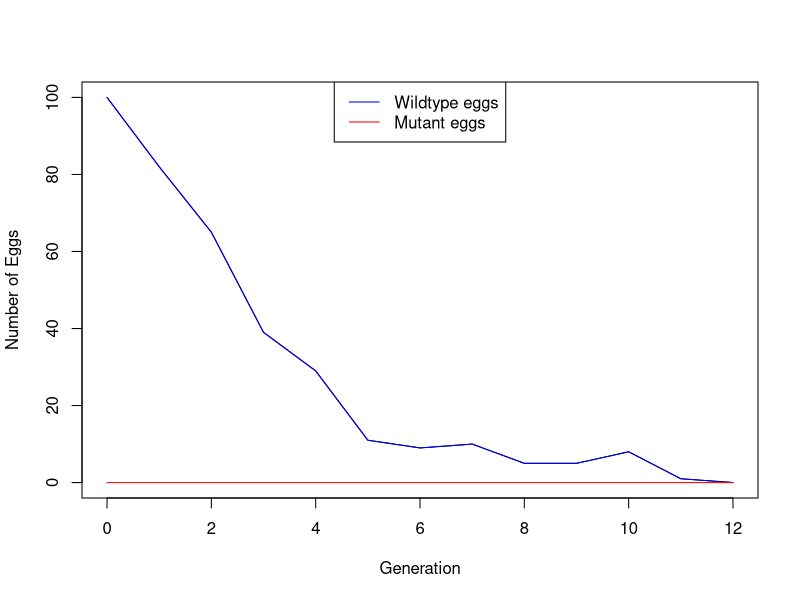
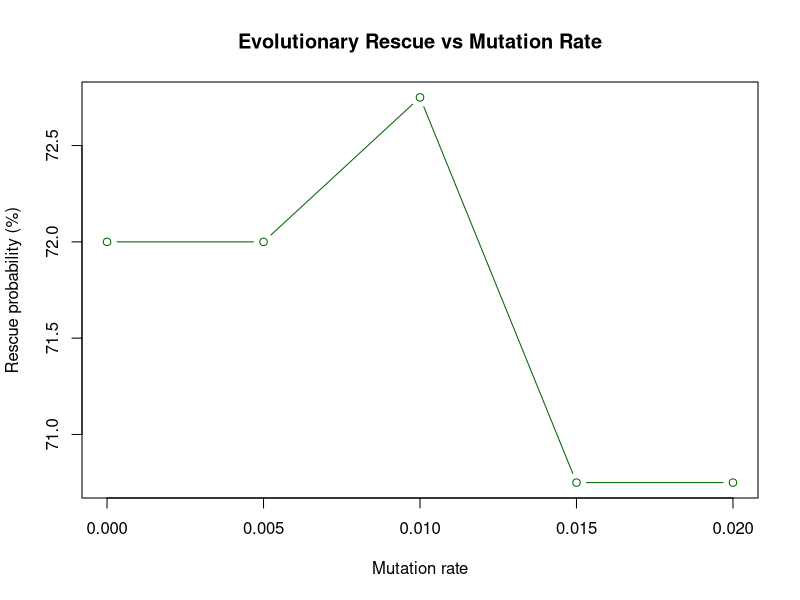
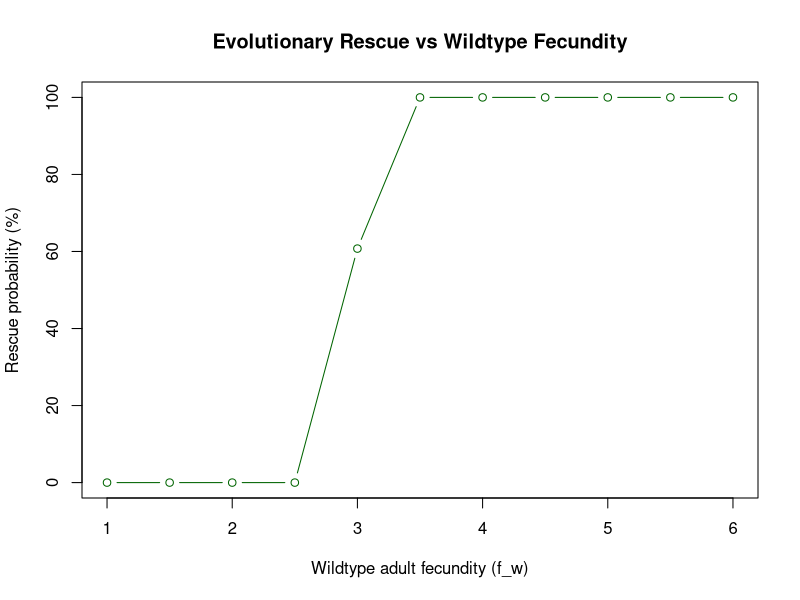
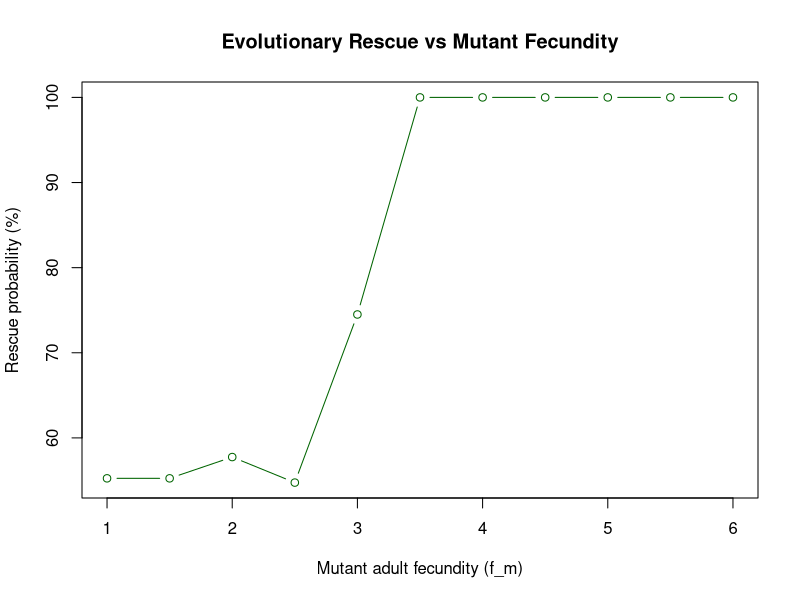
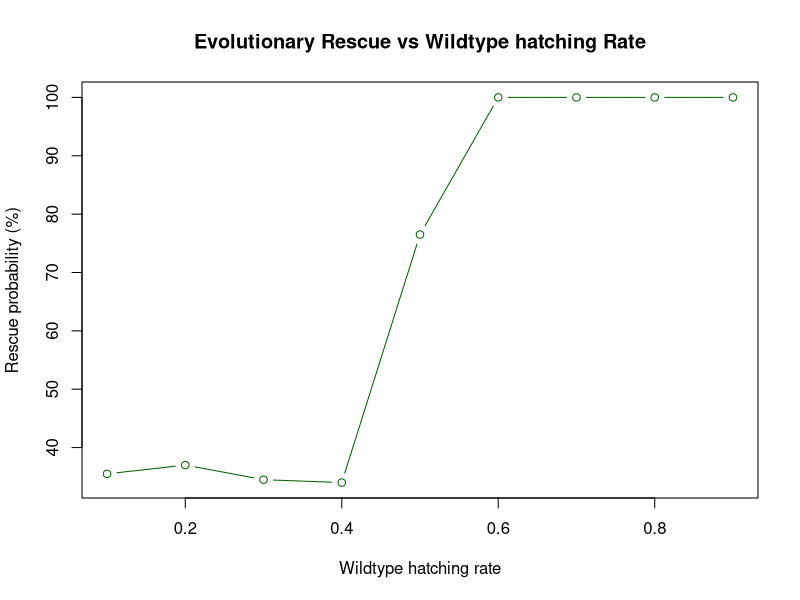
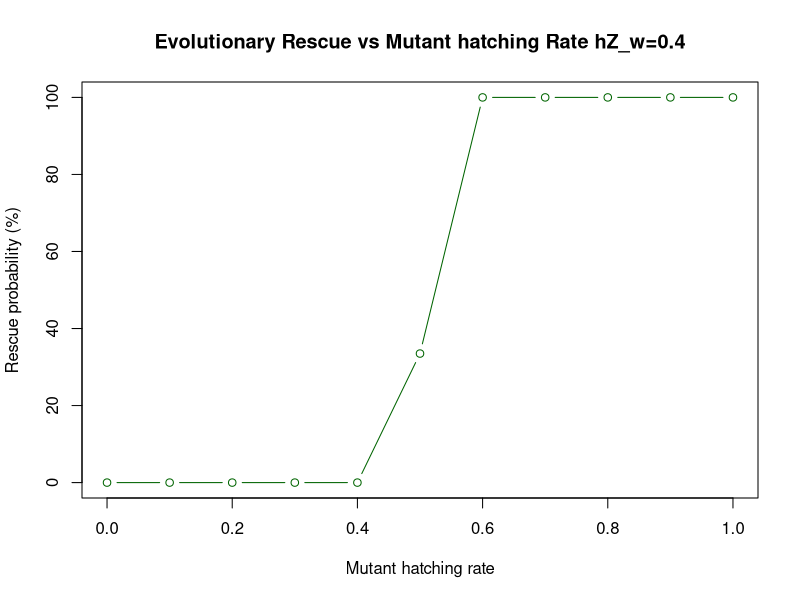

Reproduce these figures in R, in order. (Note: a time limit stopped this script after it produced the figures.)
## ---- chunk 1
# Simulating one generation:
simulate_one_gen_ls <- function(Z_w, Z_m, f_w, f_m, hZ_w, hZ_m, pZ_w, pZ_m, mut_rate) {

   # we assume that the number of individuals (eggs) is recorded in spring, before eggs hatch and adults reproduce 
  
   # after winter, adults hatch from eggs with hatching rate between 0 and 1

   newAdults_w <- rbinom(1, Z_w,  hZ_w)

   newAdults_m <- rbinom(1, Z_m,  hZ_m)

   # adults produce eggs with fecundity rate f (number of offspring produced per adult)

   newEggs_w <- rpois(1, newAdults_w * f_w)

   newEggs_m <- rpois(1, newAdults_m * f_m)

   # draw new mutants according to Poisson distribution

   mut_w_to_m <- rpois(1, newEggs_w * mut_rate)
   
   # ensure do not mutate more eggs than exist
   
   if (mut_w_to_m > newEggs_w) mut_w_to_m <- newEggs_w
   
   # calculating next generation with no negative number
   
   Z_w_test <- max(Z_w - newAdults_w + newEggs_w - mut_w_to_m, 0)
   Z_m_test <- max(Z_m - newAdults_m + newEggs_m + mut_w_to_m, 0)
   
   # determine new population sizes of eggs, taking into account mortality during winter

   Z_w_new <- rbinom(1, Z_w_test, pZ_w)
   Z_m_new <- rbinom(1, Z_m_test, pZ_m)
   
   return(c(Z_w_new, Z_m_new))
 }

 # Printing the function with desired parameters
print(simulate_one_gen_ls(Z_w=1000, Z_m=0, f_w=2, f_m=2.5, hZ_w=0.5, hZ_m=0.5, pZ_w=0.1, pZ_m=0.1, mut_rate=0.1))

## ---- chunk 2

# Creating function to simulate a population during a time period
simulate_pop <- function(Z_init_w, Z_init_m, f_w, f_m, hZ_w, hZ_m, pZ_w, pZ_m, mut_rate, t_max) {
  # Create the vector in which to save the results
  pop_vector <- c(Z_init_w, Z_init_m)
  # initiate the variables
  pop_new <- c(Z_init_w, Z_init_m)
  
  # run the simulation until generation t_max
  for (i in 1:(t_max+1)) {
    # redefine the current population one generation later
    pop_new <- simulate_one_gen_ls(Z_w = pop_new[1], Z_m = pop_new[2], f_w, f_m, hZ_w, hZ_m, pZ_w, pZ_m, mut_rate)
    # add the new population sizes to the output vector
    pop_vector <- rbind(pop_vector,pop_new)
    # condition to stop the simulation before t_max: either the population exceeds 1.5 times the original population size, or it goes extinct
    if (is.na(pop_new[1]) | is.na(pop_new[2])) break
    if (pop_new[1]+pop_new[2]>=100*(Z_init_w+ Z_init_m) | pop_new[1]+pop_new[2]==0) break
  }
  
  # define the row and column names of the output vector
 # rownames(pop_vector) <- (0:t_max)[1:length(pop_vector[,1])] # note that the vector has to be cut if the simulation stopped early
  colnames(pop_vector) <- c("w","m")
  # return the result
  return(pop_vector)	
}


# Test the function and plot the result
# set t_max to a value to be used throughout
max_gen <- 200
# create your simulation data
output <- simulate_pop(Z_init_w = 100, Z_init_m = 0, f_w = 3, f_m = 3, hZ_w = 0.4, hZ_m = 0.5, pZ_w = 0.4, pZ_m = 0.5, mut_rate = 0.001,t_max = max_gen)
# show the last few lines of the data table
print(tail(output))
# plot the output - note that the plot range and the x axis have to be adjusted based on the length of the table
# determine x axis range 
x_range <- 0:(length(output[,1])-1)
# this plots the total population size
plot(x_range,output[,1]+output[,2],type='l',ylim=c(0,max(output[,1]+output[,2])),xlab = "Generation",ylab = "Number of Eggs")
# add number of wild type individuals
lines(x_range,output[,1], col="blue")
# add number of mutant individuals
lines(x_range,output[,2], col="red")
legend("top", legend = c("Wildtype eggs", "Mutant eggs"), 
       col = c("blue", "red"), lty = 1)


## ---- chunk 3

num_rounds <- 100
extinct_count <- 0
rescue_count <- 0


for (i in 1:num_rounds) {
  
  Z_init_w <- 100
  Z_init_m <- 50
  
  round_gen <- simulate_pop(Z_init_w = 100, Z_init_m = 50, f_w = 3, f_m = 3, 
                            hZ_w = 0.5, hZ_m = 0.5, pZ_w = 0.5, pZ_m = 0.5, 
                            mut_rate = 0.02,t_max = max_gen)
  
  total_pop <- round_gen[dim(round_gen)[1],1] + round_gen[dim(round_gen)[1],2]

  
   if (total_pop == 0) {
     extinct_count <- extinct_count + 1
   }

   else if (total_pop > (Z_init_w + Z_init_m)){
     rescue_count <- rescue_count + 1
   }

  prob_rescue <- rescue_count/num_rounds*100
  prob_extinct <- extinct_count/num_rounds*100
  
}
prob_rescue
## ---- chunk 4

num_rounds <- 400
mut_rates <- seq(0, 0.02, by = 0.005)

    
    # creating a data frame to keep all output
    
    results <- data.frame(mut_rate=numeric(), rescue_prob=numeric(), extinct_prob=numeric(), rescue_by_w=numeric(), rescue_by_m=numeric())
    freq_df <- data.frame(array(NA, dim =c(0,3), dimnames = list(c(), c("mutation_rate", "wildtype", "mutant"))))
 
    # for (i in 1:num_rounds)   
  for (mut in mut_rates) {
  
  extinct_count <- 0
  rescue_count <- 0
  
  for (i in 1:num_rounds){
   
  
    sim <- simulate_pop(Z_init_w = 100, Z_init_m = 50, f_w = 3, f_m = 3,
                            hZ_w = 0.5, hZ_m = 0.5, pZ_w = 0.5, pZ_m = 0.5,
                            mut_rate = mut_rates,t_max = max_gen)
    
    total_pop <- sum(tail(sim, 1))
  
  
    if (total_pop == 0){ 
        extinct_count <- extinct_count + 1
    }
    else{
      rescue_count <- rescue_count + 1
      freq_df <- rbind(freq_df, c(mut, sim[nrow(sim),1]/total_pop, sim[nrow(sim),2]/total_pop))
   }
}
    
   # result for each mutation rate
  results <- rbind(results, data.frame(mut_rates = mut, 
                                       prob_rescue = rescue_count/num_rounds * 100, 
                                       prob_extinct = extinct_count/num_rounds * 100))
}
    print(results)
    
    colnames(freq_df) <- c("mutation_rate", "wildtype", "mutant")
    print(freq_df)
    
    # plot for rescue probability
    
    plot(results$mut_rates, results$prob_rescue, type='b',  
         col='darkgreen', pch=21, xlab='Mutation rate', 
         ylab='Rescue probability (%)',
         main='Evolutionary Rescue vs Mutation Rate')
    
## ---- chunk 5

num_rounds <- 400
max_gen <- 200

# Range of wildtype fecundity to explore
f_w_values <- seq(1, 6, by = 0.5)   # can adjust based on realistic values

# Create result containers
results <- data.frame(f_w = numeric(), prob_rescue = numeric(), prob_extinct = numeric())
freq_df <- data.frame(array(NA, dim = c(0, 3), dimnames = list(c(), c("f_w", "wildtype", "mutant"))))

# Sweep over wildtype fecundity values
for (f_w in f_w_values) {
  
  extinct_count <- 0
  rescue_count <- 0
  
  for (i in 1:num_rounds) {
    
    sim <- simulate_pop(Z_init_w = 100, Z_init_m = 50, 
                        f_w = f_w, f_m = 2,        # << varying wildtype fecundity
                        hZ_w = 0.5, hZ_m = 0.5, 
                        pZ_w = 0.5, pZ_m = 0.5, 
                        mut_rate = 0.001, t_max = max_gen)
    
    total_pop <- sum(tail(sim, 1))
    
    if (total_pop == 0) { 
      extinct_count <- extinct_count + 1
    } else {
      rescue_count <- rescue_count + 1
      freq_df <- rbind(freq_df, c(f_w, sim[nrow(sim),1]/total_pop, sim[nrow(sim),2]/total_pop))
    }
  }
  
  # Store results
  results <- rbind(results, data.frame(f_w = f_w, 
                                       prob_rescue = rescue_count/num_rounds * 100, 
                                       prob_extinct = extinct_count/num_rounds * 100))
}

# Label the frequency data frame
colnames(freq_df) <- c("f_w", "wildtype", "mutant")

# --- Plot 1: Rescue probability vs wildtype fecundity ---
plot(results$f_w, results$prob_rescue, type = 'b',
     col = 'darkgreen', pch = 21,
     xlab = 'Wildtype adult fecundity (f_w)',
     ylab = 'Rescue probability (%)',
     main = 'Evolutionary Rescue vs Wildtype Fecundity')


## ---- chunk 6
num_rounds <- 400
max_gen <- 200

# Range of mutant fecundity to explore
f_m_values <- seq(1, 6, by = 0.5)  # can adjust depending on biological realism

# Create result containers
results <- data.frame(f_m = numeric(), prob_rescue = numeric(), prob_extinct = numeric())
freq_df <- data.frame(array(NA, dim = c(0, 3), dimnames = list(c(), c("f_m", "wildtype", "mutant"))))

# Sweep over mutant fecundity values
for (f_m in f_m_values) {
  
  extinct_count <- 0
  rescue_count <- 0
  
  for (i in 1:num_rounds) {
    
    sim <- simulate_pop(Z_init_w = 100, Z_init_m = 50, 
                        f_w = 3, f_m = f_m, 
                        hZ_w = 0.5, hZ_m = 0.5, 
                        pZ_w = 0.5, pZ_m = 0.5, 
                        mut_rate = 0.001, t_max = max_gen)
    
    total_pop <- sum(tail(sim, 1))
    
    if (total_pop == 0) { 
      extinct_count <- extinct_count + 1
    } else {
      rescue_count <- rescue_count + 1
      freq_df <- rbind(freq_df, c(f_m, sim[nrow(sim), 1]/total_pop, sim[nrow(sim), 2]/total_pop))
    }
  }
  
  # Store results
  results <- rbind(results, data.frame(f_m = f_m, 
                                       prob_rescue = rescue_count/num_rounds * 100, 
                                       prob_extinct = extinct_count/num_rounds * 100))
}

# Label the frequency data frame
colnames(freq_df) <- c("f_m", "wildtype", "mutant")

# Plot 1 — Rescue probability vs mutant fecundity
plot(results$f_m, results$prob_rescue, type = 'b',
     col = 'darkgreen', pch = 21,
     xlab = 'Mutant adult fecundity (f_m)',
     ylab = 'Rescue probability (%)',
     main = 'Evolutionary Rescue vs Mutant Fecundity')

## ---- chunk 7
# Setting number of rounds and maximum population number
num_rounds <- 400
max_gen <- 200

# Setting the varying wildtype hatching rates
hZ_w_values <- seq(0.1, 0.9 , by = 0.1)

# Making matrices to store the output
results <- data.frame(hZ_w = numeric(), prob_rescue = numeric(), prob_extinct = numeric())
freq_df <- data.frame(array(NA, dim =c(0,3), dimnames = list(c(), c("hZ_w", "wildtype", "mutant"))))

# Sweep over wildtype hatching rate
for (hZ_w in hZ_w_values) {
  
  extinct_count <- 0
  rescue_count <- 0
  
  for (i in 1:num_rounds){
    
    sim <- simulate_pop(Z_init_w = 100, Z_init_m = 50, f_w = 3, f_m = 3, 
                        hZ_w = hZ_w, hZ_m = 0.5, pZ_w = 0.5, pZ_m = 0.5, 
                        mut_rate = 0.001, t_max = max_gen)
    
    total_pop <- sum(tail(sim, 1))
    
    if (total_pop == 0){ 
      extinct_count <- extinct_count + 1
    } else {
      rescue_count <- rescue_count + 1
      freq_df <- rbind(freq_df, c(hZ_w, sim[nrow(sim),1]/total_pop, sim[nrow(sim),2]/total_pop))
    }
  }
  
  # store results
  results <- rbind(results, data.frame(hZ_w = hZ_w, 
                                       prob_rescue = rescue_count/num_rounds * 100, 
                                       prob_extinct = extinct_count/num_rounds * 100))
}

# Adding column names to frequency data frame because they don't get saved for
# some reason
colnames(freq_df) <- c("hZ_w", "wildtype", "mutant")

# plots
plot(results$hZ_w, results$prob_rescue, type='b',  
     col='darkgreen', pch=21, xlab='Wildtype hatching rate', 
     ylab='Rescue probability (%)',
     main='Evolutionary Rescue vs Wildtype hatching Rate')

## ---- chunk 8

# Setting number of rounds and maximum population number
num_rounds <- 400
max_gen <- 200

# Setting the varying mutant hatching rates
hZ_m_values <- seq(0, 1 , by = 0.1)


# Making matrices to store the output
results <- data.frame(hZ_m = numeric(), prob_rescue = numeric(), prob_extinct = numeric())

freq_df <- data.frame(array(NA, dim =c(0,3), dimnames = list(c(), c("hZ_m", "wildtype", "mutant"))))


# Loop to calculate rescue probability through each parameter combinations for x number of rounds
for (hZ_m in hZ_m_values) {
  
  extinct_count <- 0
  rescue_count <- 0
  
  for (i in 1:num_rounds){
    
    
    sim <- simulate_pop(Z_init_w = 100, Z_init_m = 50, f_w = 3, f_m = 3, 
                        hZ_w = 0.3, hZ_m = hZ_m, pZ_w = 0.5, pZ_m = 0.5, 
                        mut_rate = 0.001, t_max = max_gen)
  
    total_pop <- sum(tail(sim, 1))
    
    
    if (total_pop == 0){ 
      extinct_count <- extinct_count + 1
      
    }
    else{
      rescue_count <- rescue_count + 1
      
      # Storing end frequency of wildtype and mutant at the end of simulation
      freq_df <- rbind(freq_df, c(hZ_m, sim[nrow(sim),1]/total_pop, 
                                  sim[nrow(sim),2]/total_pop))
    }
  }
  
  # Result for each mutation rate
  results <- rbind(results, data.frame(hZ_m = hZ_m, 
                     prob_rescue = rescue_count/num_rounds * 100,
                     prob_extinct = extinct_count/num_rounds * 100))
}
print(results)

# Adding column names to frequency data frame because they don't get saved for
# some reason
colnames(freq_df) <- c("hZ_m", "wildtype", "mutant")

# Plot for rescue probability
plot(results$hZ_m, results$prob_rescue, type='b',  
     col='darkgreen', pch=21, xlab='Mutant hatching rate', 
     ylab='Rescue probability (%)',
     main='Evolutionary Rescue vs Mutant hatching Rate hZ_w=0.4')

## ---- chunk 9

# Loading package
library(ggplot2)

# Setting ranges for the parameters
hZ_m_values <- seq(0, 0.9, by = 0.1)
f_m_values <- seq(0, 10, by = 0.5)

num_rounds <- 400
max_gen <- 200

# Storing all possible combinations of mutant hatching rate and fecundity values in matrix
results_matrix <- expand.grid(hZ_m = hZ_m_values, f_m = f_m_values)

# Preparing empty column for rescue probability 
results_matrix$prob_rescue <- NA

# Loop to calculate rescue probability for each parameter combination for x number of rounds 
for (i in 1:nrow(results_matrix)) {
  hZ_m <- results_matrix$hZ_m[i]
  f_m <- results_matrix$f_m[i]
  
  rescue_count <- 0
  
  for (rep in 1:num_rounds) {
    sim <- simulate_pop(Z_init_w = 100, Z_init_m = 50,
                        f_w = 2, f_m = f_m,
                        hZ_w = 0.5, hZ_m = hZ_m,
                        pZ_w = 0.4, pZ_m = 0.55,
                        mut_rate = 0.001, t_max = max_gen)
    total_pop <- sum(tail(sim, 1))
    if (total_pop > 0) rescue_count <- rescue_count + 1
  }
  
  results_matrix$prob_rescue[i] <- rescue_count / num_rounds * 100
}

# Plotting heatmap
ggplot(results_matrix, aes(x = f_m, y = hZ_m, fill = prob_rescue)) +
  geom_tile(color = "white") +
  scale_fill_viridis_c(name = "Rescue Probability (%)") +
  labs(x = "Mutant fecundity (f_m)", y = "Mutant hatching rate (hZ_m)",
       title = "Heatmap: Evolutionary Rescue Probability n_400") +
  theme_minimal()

## ---- chunk 10

# Define parameter ranges
f_w_values <- seq(0, 5, by = 0.1)   
f_m_values <- seq(0, 5, by = 0.1)   

# Determining number of rounds and maximum number of generations
num_rounds <- 200   
max_gen <- 200       

# Storing all possible combinations of fecundity values in matrix
results_matrix <- expand.grid(f_w = f_w_values, f_m = f_m_values)

# Preparing empty column for rescue probability 
results_matrix$prob_rescue <- NA

# Loop to calculate rescue probability through each parameter combinations for x number of rounds
for (i in 1:nrow(results_matrix)) {
  f_w <- results_matrix$f_w[i]
  f_m <- results_matrix$f_m[i]
  
  rescue_count <- 0
  
  for (rep in 1:num_rounds) {
    sim <- simulate_pop(Z_init_w = 100, Z_init_m = 50,
                        f_w = f_w, f_m = f_m,
                        hZ_w = 0.5, hZ_m = 0.55,
                        pZ_w = 0.4, pZ_m = 0.55,
                        mut_rate = 0.001, t_max = max_gen)
    
    total_pop <- sum(tail(sim, 1))
    if (total_pop > 0) rescue_count <- rescue_count + 1
  }
  
  # Calculate rescue probability
  results_matrix$prob_rescue[i] <- rescue_count / num_rounds * 100
}

# plot: Heatmap of Rescue Probability
ggplot(results_matrix, aes(x = f_w, y = f_m, fill = prob_rescue)) +
  geom_tile(color = "white") +
  scale_fill_viridis_c(name = "Rescue Probability (%)") +
  labs(
    x = "Wildtype fecundity (f_w)",
    y = "Mutant fecundity (f_m)",
    title = "Heatmap: Evolutionary Rescue vs Fecundity of Wildtype and Mutant n_200"
  ) +
  theme_minimal(base_size = 13)
